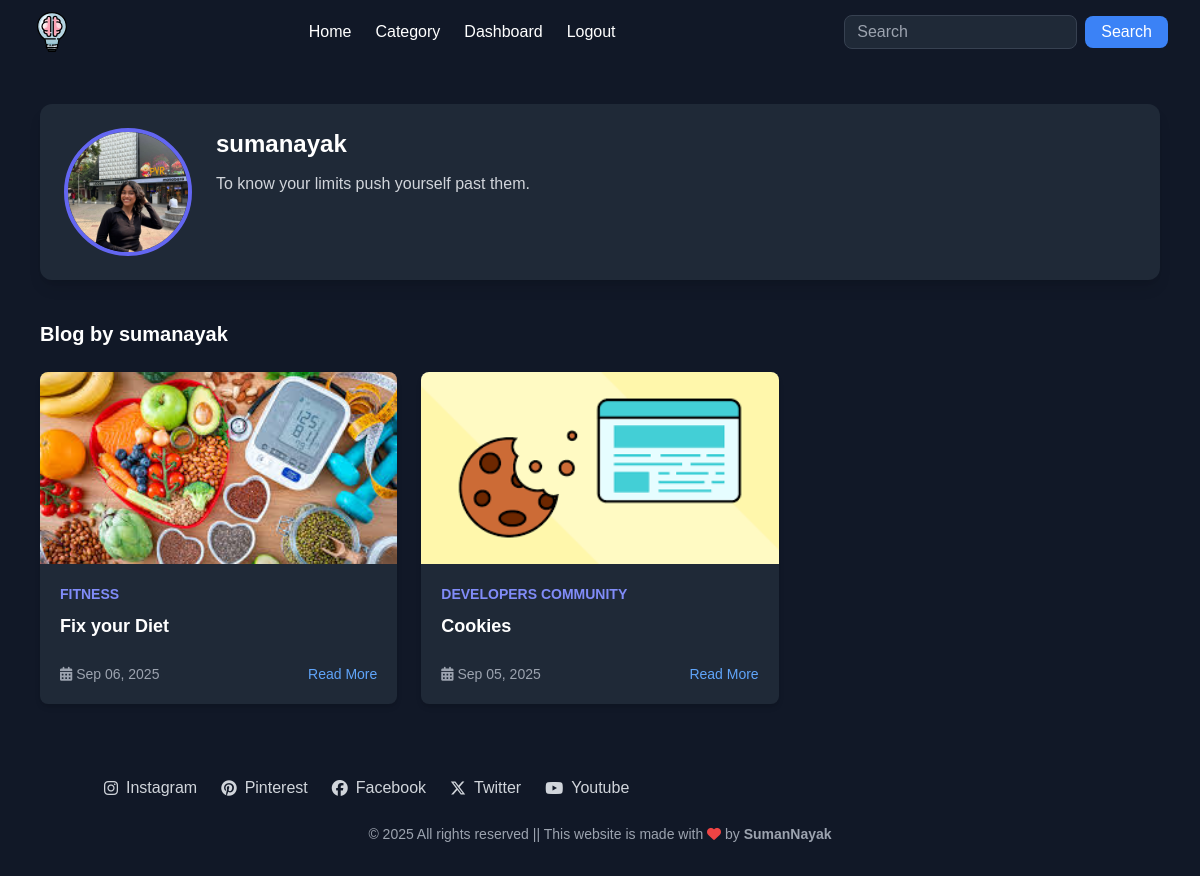
Page /auth/dashboard/ (signed in) on the committed database.
### users/models.py (models this page shows, shortened)
class Profile(models.Model):
    author = models.OneToOneField(User,on_delete=models.CASCADE,related_name="profile")
    pic = models.ImageField(default='default.png',upload_to=get_pic_path,validators=[FileExtensionValidator(['png','jpg','jpeg','webp'])])
    bio = models.TextField(blank=True,null=True)

### post/models.py (models this page shows, shortened)
class Catblog(models.Model):
    category = models.ForeignKey(Category, on_delete=models.CASCADE)
    slug=models.CharField(max_length=150,null=False,blank=False)
    title=models.CharField(max_length=150,null=False,blank=False)
    blog_image=models.ImageField(upload_to=get_image_path,null=True,blank=True)
    small_description=models.CharField(max_length= 250,null=False,blank=False)
    descriptions=models.TextField(max_length= 500,null=False,blank=False)
    author = models.ForeignKey(User,on_delete=models.CASCADE)
    status=models.BooleanField(default=False,help_text="0=default,1=Trending")
    trending=models.BooleanField(default=False,help_text="0=default,1=Trending")
    tag=models.CharField(max_length=150,null=False,blank=False)
    meta_title=models.CharField(max_length=150,null=False,blank=False)
    meta_keywords=models.CharField(max_length=150,null=False,blank=False)
    created_at=models.DateTimeField(auto_now_add=True)
    class Meta:
        ordering = ('-created_at',)

class Category(models.Model):
    slug=models.CharField(max_length=150,null=False,blank=False)
    name=models.CharField(max_length=150,null=False,blank=False)
    image=models.ImageField(upload_to=get_file_path,null=True,blank=True)
    descriptions=models.TextField(max_length= 500,null=False,blank=False)
    status=models.BooleanField(default=False,help_text="0=default,1=Trending")
    meta_title=models.CharField(max_length=150,null=False,blank=False)
    meta_keywords=models.CharField(max_length=150,null=False,blank=False)
    created_at=models.DateTimeField(auto_now_add=True)

### users/views.py (the view)
# urls.py: path('dashboard/', views.dashboard, name='dashboard'),
@login_required
def dashboard(request):
    profile = Profile.objects.filter(author=request.user).first()
    post = Catblog.objects.filter(author=request.user)
    return render(request,'dashboard.html',{'profile':profile,'post':post})

### templates/dashboard.html (shortened to what this page needs)
{% extends 'base.html' %}
{% load static %}
{% block content %}
<section class="py-10 bg-gray-900 text-gray-100">
  <div class="max-w-6xl mx-auto px-4">
    <div class="bg-gray-800 rounded-xl p-6 shadow-lg flex flex-col md:flex-row items-center md:items-start md:space-x-6">
      <img src="{{ profile.pic.url }}" alt="{{ profile.user.username }}"
           class="w-32 h-32 rounded-full object-cover border-4 border-indigo-500">
      <div class="mt-4 md:mt-0 text-center md:text-left">
        <h2 class="text-2xl font-bold text-white">{{ profile.author.username }}</h2>
        <p class="mt-3 text-gray-300">{{ profile.bio }}</p>
      </div>
    </div>
    <div class="mt-10">
      <h3 class="text-xl font-bold text-white mb-6">Blog by {{ profile.author.username }}</h3>
      {% if post %}
        <div class="grid gap-6 sm:grid-cols-2 lg:grid-cols-3">
          {% for blog in post %}
            <div class="bg-gray-800 rounded-lg shadow-md overflow-hidden flex flex-col">
              {% if blog.blog_image %}
                <img src="{{ blog.blog_image.url }}" alt="{{ blog.title }}" class="h-48 w-full object-cover">
              {% else %}
                <div class="h-48 w-full bg-gray-700 flex items-center justify-center text-gray-400">
                  No Image
                </div>
              {% endif %}
              <div class="p-5 flex-1 flex flex-col">
                <span class="text-sm text-indigo-400 font-semibold uppercase">{{ blog.category.name }}</span>
                <h4 class="text-lg font-bold text-white mt-2">{{ blog.title }}</h4>
                <div class="mt-auto flex items-center justify-between text-sm text-gray-400 pt-4">
                  <span><i class="fas fa-calendar-alt"></i> {{ blog.created_at|date:"M d, Y" }}</span>
                  <a href="{% url 'blog_view' blog.category.slug blog.slug %}" class="text-blue-400 hover:underline">Read More</a>
                </div>
              </div>
            </div>
          {% endfor %}
        </div>
      {% else %}
        <p class="text-gray-400">No post yet.</p>
      {% endif %}
    </div>
  </div>
</section>
{% endblock %}

### templates/base.html (style rules this page uses)
body { font-family: 'Poppins', sans-serif; }

### rows in the picture
Profile: pic (picture), author.username "sumanayak", bio "To know your limits push yourself past them."
Catblog: blog_image (picture), category.name "FITNESS", title "Fix your Diet", created_at "Sep 06, 2025"
Catblog: blog_image (picture), category.name "DEVELOPERS COMMUNITY", title "Cookies", created_at "Sep 05, 2025"
